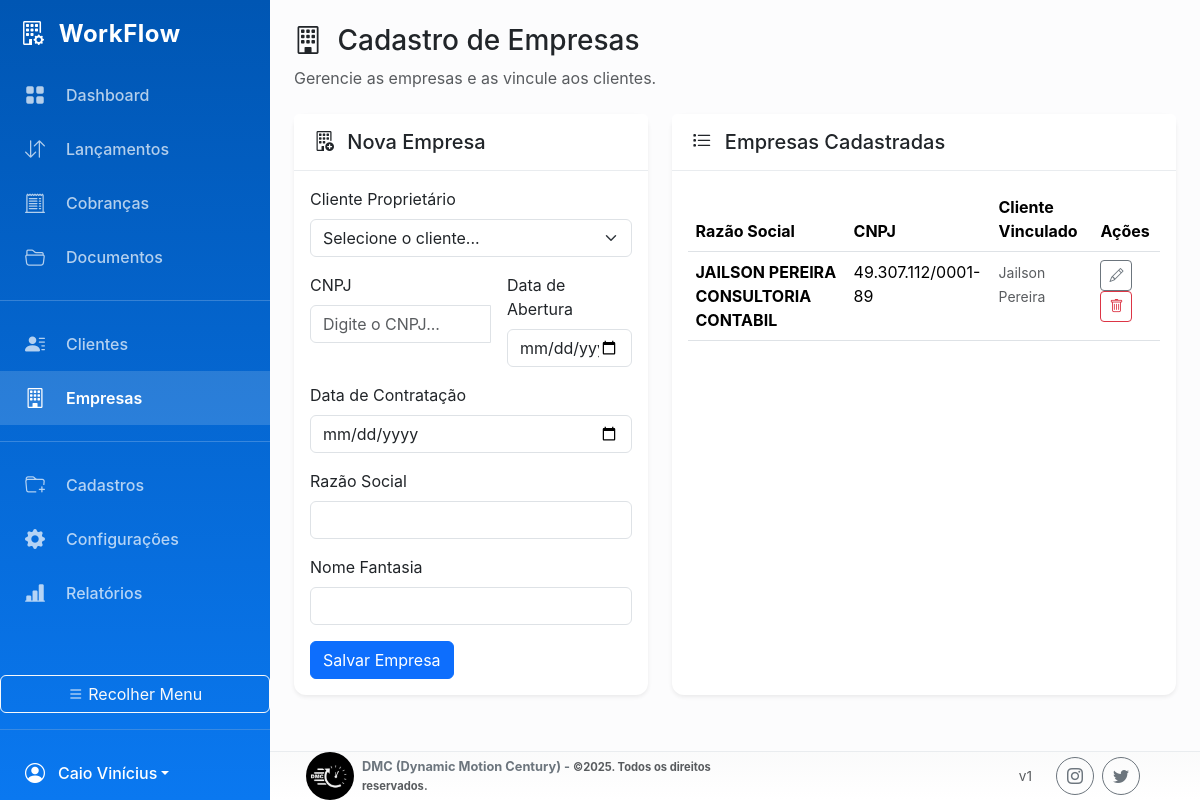
Screenshot of /index.php?page=cadastro_empresas (signed in) with the database file from the repository.
### tables this page shows
CREATE TABLE `empresas` (
  `id` int(11) NOT NULL,
  `id_cliente` int(11) NOT NULL,
  `cnpj` varchar(18) NOT NULL,
  `razao_social` varchar(255) NOT NULL,
  `nome_fantasia` varchar(255) DEFAULT NULL,
  `data_abertura` date DEFAULT NULL,
  `data_contratacao` DATE DEFAULT NULL,
  `endereco` text DEFAULT NULL,
  `telefone_comercial` varchar(20) DEFAULT NULL
);

CREATE TABLE `clientes` (
  `id` int(11) NOT NULL,
  `nome_responsavel` varchar(100) NOT NULL,
  `email_contato` varchar(100) NOT NULL,
  `telefone` varchar(20) DEFAULT NULL
);

### pages/cadastro_empresas.php (the view, shortened to what this page needs)
<?php
global $pdo;
$sql_empresas = "SELECT e.*, c.nome_responsavel
                 FROM empresas e
                 JOIN clientes c ON e.id_cliente = c.id";
$params_empresas = [];
$sql_empresas .= " ORDER BY c.nome_responsavel, e.razao_social";
$stmt_empresas = $pdo->prepare($sql_empresas);
$stmt_empresas->execute($params_empresas);
$empresas = $stmt_empresas->fetchAll();
?>
<div class="row g-4">
    <div class="col-lg-5">
        <div class="card shadow-sm">
            <div class="card-header">
                <h5 class="mb-0"><i class="bi bi-building-add me-2"></i> Nova Empresa</h5>
            </div>
            <div class="card-body">
                        <form action="process/crud_handler.php" method="POST">
                    <div class="row g-3">
                        <div class="col-md-12">
                            <label for="id_cliente" class="form-label">Cliente Proprietário</label>
                            <select id="id_cliente" name="id_cliente" class="form-select" required>
                                <option value="" selected disabled>Selecione o cliente...</option>
                            </select>
                        </div>
                        <div class="col-md-7">
                            <label for="cnpj" class="form-label">CNPJ</label>
                            <div class="input-group">
                                <input type="text" class="form-control" id="cnpj" name="cnpj" placeholder="Digite o CNPJ..." required>
                            </div>
                        </div>
                        <div class="col-md-5">
                            <label for="data_abertura" class="form-label">Data de Abertura</label>
                            <input type="date" class="form-control" id="data_abertura" name="data_abertura">
                        </div>
                        <div class="col-md-12">
                            <label for="data_contratacao" class="form-label">Data de Contratação</label>
                            <input type="date" class="form-control" id="data_contratacao" name="data_contratacao">
                        </div>
                        <div class="col-md-12">
                            <label for="razao_social" class="form-label">Razão Social</label>
                            <input type="text" class="form-control" id="razao_social" name="razao_social" required>
                        </div>
                        <div class="col-md-12">
                            <label for="nome_fantasia" class="form-label">Nome Fantasia</label>
                            <input type="text" class="form-control" id="nome_fantasia" name="nome_fantasia">
                        </div>
                        <div class="col-12 mt-3">
                            <button type="submit" class="btn btn-primary">Salvar Empresa</button>
                        </div>
                    </div>
                </form>
            </div>
        </div>
    </div>
    <div class="col-lg-7">
        <div class="card shadow-sm">
            <div class="card-header">
                <h5 class="mb-0"><i class="bi bi-list-task me-2"></i> Empresas Cadastradas</h5>
            </div>
            <div class="card-body">
                <div class="table-responsive">
                    <table class="table table-hover">
                        <thead>
                            <tr>
                                <th>Razão Social</th>
                                <th>CNPJ</th>
                                <th>Cliente Vinculado</th>
                                <th>Ações</th>
                            </tr>
                        </thead>
                        <tbody>
                            <?php foreach ($empresas as $empresa): ?>
                            <tr>
                                <td class="fw-bold"><?php echo htmlspecialchars($empresa['razao_social']); ?></td>
                                <td><?php echo htmlspecialchars($empresa['cnpj']); ?></td>
                                <td><small class="text-muted"><?php echo htmlspecialchars($empresa['nome_responsavel']); ?></small></td>
                                <td>
                                    <button class="btn btn-sm btn-outline-secondary"
                                            data-bs-toggle="modal"
                                            data-bs-target="#modalEditarEmpresa"
                                            data-id="<?php echo $empresa['id']; ?>"
                                            data-id_cliente="<?php echo $empresa['id_cliente']; ?>"
                                            data-cnpj="<?php echo htmlspecialchars($empresa['cnpj']); ?>"
                                            data-razao_social="<?php echo htmlspecialchars($empresa['razao_social']); ?>"
                                            data-nome_fantasia="<?php echo htmlspecialchars($empresa['nome_fantasia'] ?? ''); ?>"
                                            data-data_abertura="<?php echo htmlspecialchars($empresa['data_abertura'] ?? ''); ?>"
                                            data-data_contratacao="<?php echo htmlspecialchars($empresa['data_contratacao'] ?? ''); ?>"
                                            title="Editar">
                                        <i class="bi bi-pencil"></i>
                                    </button>
                                    <form action="process/crud_handler.php" method="POST" class="d-inline" onsubmit="return confirm('Tem certeza que deseja excluir esta empresa? Todos os lançamentos associados a ela serão perdidos.');">
                                        <button type="submit" class="btn btn-sm btn-outline-danger" title="Excluir">
                                            <i class="bi bi-trash"></i>
                                        </button>
                                    </form>
                                </td>
                            </tr>
                            <?php endforeach; ?>
                        </tbody>
                    </table>
                </div>
            </div>
        </div>
    </div>
</div>

### assets/css/style.css (style rules this page uses)
:root { --bs-primary: #0A78F0; --bs-primary-rgb: 10, 120, 240; --bs-primary-darker: #0056b3; --bs-secondary: #6B7280; --bs-success: #10B981; --bs-danger: #EF4444; --bs-warning: #F59E0B; --sidebar-width: 270px; --sidebar-width-collapsed: 80px; }
body { background-color: #f8f9fa; font-family: -apple-system, BlinkMacSystemFont, "Segoe UI", Roboto, "Helvetica Neue", Arial, sans-serif; }
.card { border: none; box-shadow: 0 2px 10px rgba(0, 0, 0, 0.08); border-radius: 0.75rem; height: 100%; }
.card-header { background-color: #fff; border-bottom: 1px solid #e9ecef; font-weight: 600; padding: 1rem 1.25rem; display: flex; align-items: center; font-size: 1.1rem; }

### rows the page displays
empresas: razao_social "JAILSON PEREIRA CONSULTORIA CONTABIL", cnpj "49.307.112/0001-89", id_cliente.nome_responsavel "Jailson Pereira"

### other values shown
$_SESSION['user_nome'] "Caio Vinícius"
$title "Cadastro de Empresas"
$subtitle "Gerencie as empresas e as vincule aos clientes."
